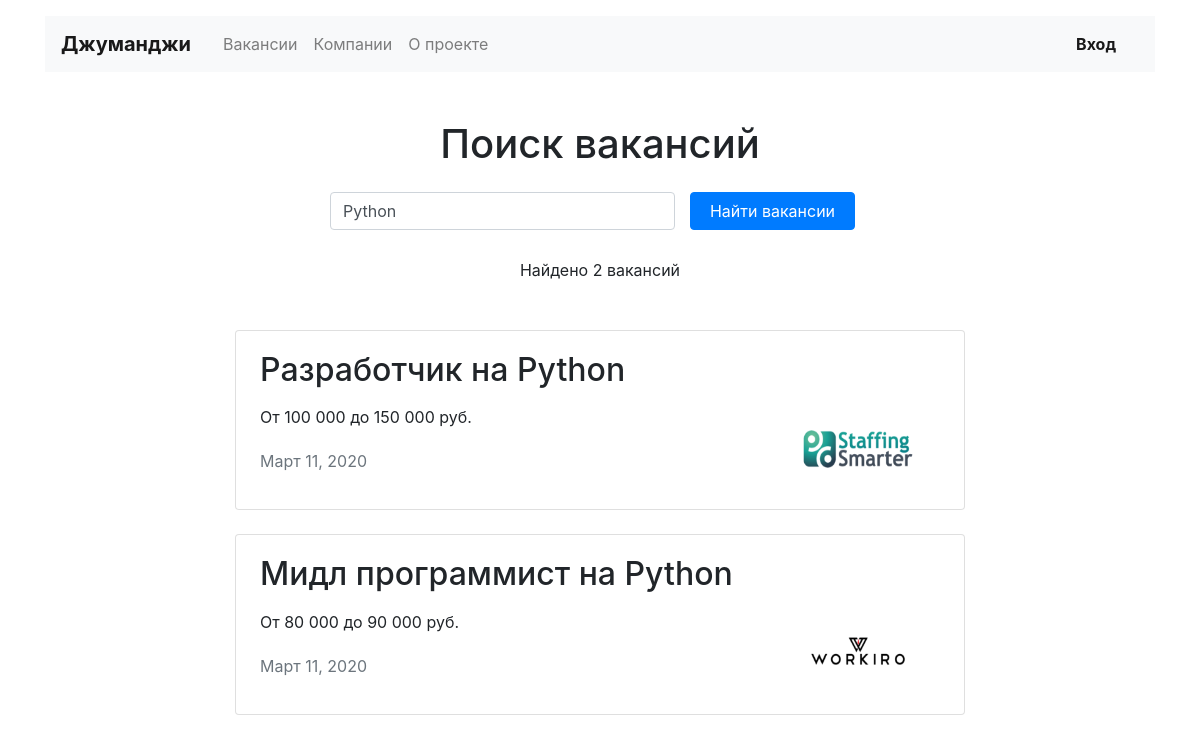
Screenshot of /search/?s=Python with the database file from the repository.
### app_vacancy/models.py (models this page shows)
class Vacancy(models.Model):
    title = models.CharField(max_length=120, verbose_name='Название вакансии')
    specialty = models.ForeignKey(Specialty, on_delete=models.CASCADE, related_name="vacancies",
                                  verbose_name='Специальность')
    company = models.ForeignKey(Company, on_delete=models.CASCADE, related_name="vacancies")
    skills = models.CharField(max_length=120, verbose_name='Требуемые навыки')
    description = models.TextField(verbose_name='Описание вакансии')
    salary_min = models.PositiveIntegerField(verbose_name='Зарплата от')
    salary_max = models.PositiveIntegerField(verbose_name='Зарплата до')
    published_at = models.DateField(default=date.today)

### app_company/models.py (models this page shows)
class Company(models.Model):
    name = models.CharField(max_length=120, verbose_name='Название компании')
    location = models.CharField(max_length=120, verbose_name='География')
    logo = models.ImageField(
        upload_to=settings.MEDIA_COMPANY_IMAGE_DIR,
        height_field='height_field',
        width_field='width_field',
        verbose_name='Логотип',
        default='default.gif'
    )
    height_field = models.PositiveIntegerField(default=0)
    width_field = models.PositiveIntegerField(default=0)
    description = models.TextField(verbose_name='Информация о&nbsp;компании')
    employee_count = models.CharField(max_length=80, verbose_name='Количество человек в компании')
    owner = models.OneToOneField(User, on_delete=models.CASCADE, related_name="company")

### app_home/views.py (the view)
# urls.py: path('search/', SearchView.as_view(), name='search'),
class SearchView(View):
    def get(self, request, *args, **kwargs):
        query = request.GET['s']
        vacancies = Vacancy.objects.filter(Q(title__icontains=query) | Q(description__icontains=query))
        return render(request, 'search.html', context={
            'vacancies': vacancies,
        })

### app_home/context_processors.py (called while the page is built)
def my_pages(request):
    if request.path.startswith('/mycompany/vacanc'):
        back = True
        vacancy = True
        company = False
    elif request.path.startswith('/mycompan'):
        back = True
        vacancy = False
        company = True
    elif request.path.startswith('/my'):
        back = True
        vacancy = False
        company = False
    else:
        back = False
        vacancy = False
        company = False
    return {
        'my_page': back,
        'my_company_page': company,
        'my_vacancy_page': vacancy
    }

### templates/search.html (shortened to what this page needs)
{% extends "base.html" %}
{% block content %}
  <section>
      <h1 class="h1 text-center mt-5 mb-4">Поиск вакансий</h1>
      <div class="row">
          <div class="col-md-9 col-lg-8 col-xl-6 col-sm-10 mx-auto">
            <form class="form-inline mr-auto mb-4">
              <div class="form-group col-8 pl-0">
                <input class="form-control w-100" type="text" placeholder="Например: ios" value="{{ request.GET.s }}"
                       aria-label="Search" name="s">
              </div>
              <div class="form-group col-4 pl-0">
                <button class="btn btn-primary w-100" type="submit">Найти вакансии</button>
              </div>
            </form>
          </div>
      </div>
    {% if vacancies %}
      <p class="text-center pt-1">Найдено {{ vacancies|length }} вакансий</p>
      {% include "base_vacancies_list.html" %}
    {% else %}
      <p class="text-center pt-1">Ничего не найдено</p>
    {% endif %}
  </section>
{% endblock content %}

### templates/base_vacancies_list.html (shortened to what this page needs)
{% load humanize %}
<div class="row mt-5">
  <div class="col-12 col-lg-8 offset-lg-2 m-auto">
    {% for vacancy in vacancies %}
      <div class="card mb-4">
        <div class="card-body px-4">
          <div class="row">
            <div class="col-12 col-md-8 col-lg-9">
              <h2 class="h2 pb-2">{{ vacancy.title }}</h2>
              <p>От {{ vacancy.salary_min|intcomma }} до {{ vacancy.salary_max|intcomma }} руб.</p>
              <p class="text-muted pt-1">{{ vacancy.published_at }}</p>
            </div>
            <div class="col-12 col-md-4 col-lg-3 d-flex align-items-end">
              <a href="{% url 'vacancy' vacancy.id %}">
                <img src="{{ vacancy.company.logo.url }}" width="130" height="80" alt="">
              </a>
            </div>
          </div>
        </div>
      </div>
    {% endfor %}
  </div>
</div>

### rows the page displays
Vacancy: title "Разработчик на Python", salary_min "100 000", salary_max "150 000", published_at "Март 11, 2020", company.logo (picture)
Vacancy: title "Мидл программист на Python", salary_min "80 000", salary_max "90 000", published_at "Март 11, 2020", company.logo (picture)

### other values shown
{{ vacancies|length }} "2"
